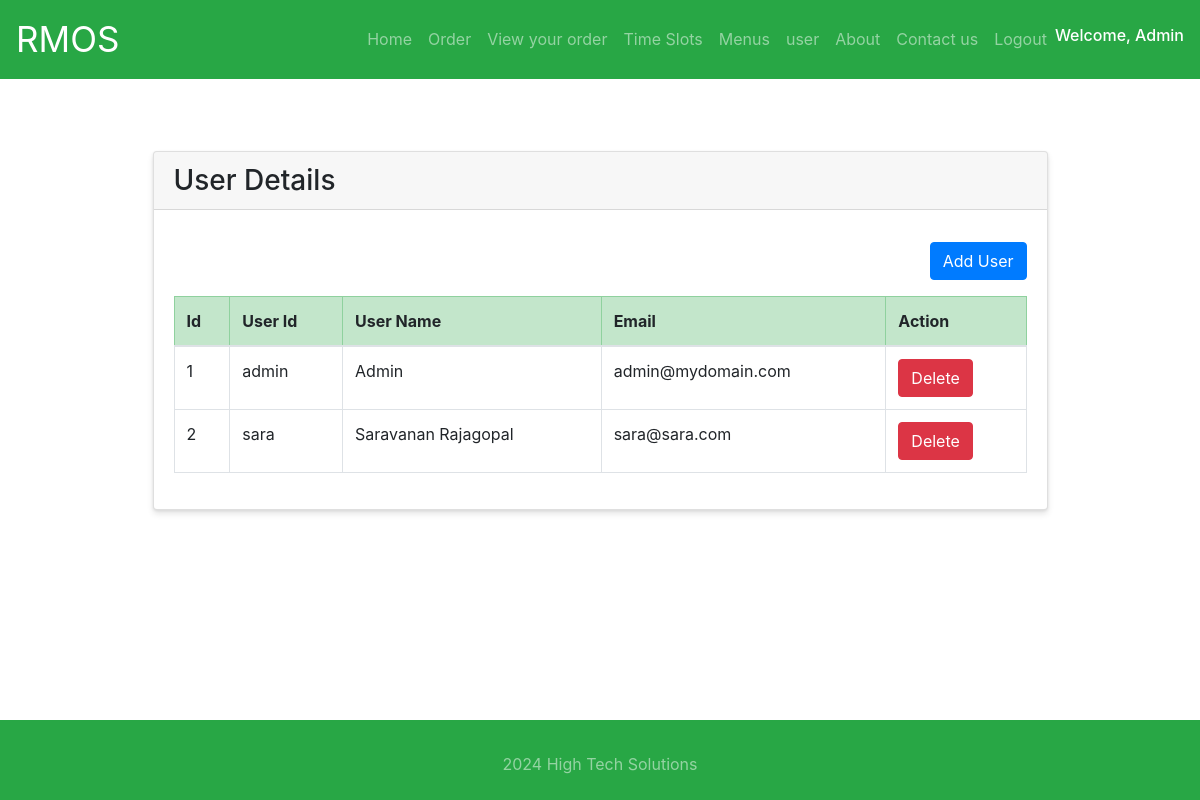
The app's page /users (signed in) with its own data.
### tables this page shows
CREATE TABLE users (
    id INTEGER PRIMARY KEY AUTOINCREMENT,
    user_id VARCHAR(50) NOT NULL UNIQUE,
    user_name VARCHAR(100) NOT NULL,
    user_email VARCHAR(100) NOT NULL UNIQUE,
    user_password TEXT NOT NULL
);

### rmos.py (the view)
@app.route('/users')
def list_users():
    if 'logged_in' not in session:
        return render_template('loginForm.html')
    db = get_db_connection()
    users = db.execute('SELECT id,user_id,user_name,user_email from users').fetchall()
    db.close()
    return render_template('users.html', users=users)

### rmos.py (called while the page is built)
def create_db_file(dbname):
    if os.path.isfile(dbname):
        return
    f=open(dbname, "x")

def get_db_connection():
    create_db_file(DATABASE)
    conn = sqlite3.connect(DATABASE)
    conn.row_factory = sqlite3.Row
    return conn

### templates/users.html (shortened to what this page needs)
{% extends "base.html" %}
{% block content %}
<div class="container mt-5">
  <div class="row justify-content-center">
    <div class="col-md-10">
      <div class="card raised-table">
        <h3 class="card-header">
          User Details
        </h3>
        <div class="card-body">
          <div class="table-responsive-sm">
            <p style="text-align: right;"><a href="{{ url_for('open_new_user') }}" class="btn btn-primary">Add User</a> </p>
            <table class="table table-bordered thead-primary">
                <thead class="table-success">
                    <tr>
                        <th>Id</th>
                        <th>User Id</th>
                        <th>User Name</th>
                        <th>Email</th>
                        <th>Action</th>
                    </tr>
                </thead>
                {% for user in users %}
                <tr>
                    <td>{{ user.id }}</td>
                    <td>{{ user.user_id }}</td>
                    <td>{{ user.user_name }}</td>
                    <td>{{ user.user_email }}</td>
                    <td><a href="/deleteUser/{{ user.id }}" class="btn btn-danger" onclick="return confirm('Are you sure you want to delete?')">Delete</a></td>
                </tr>
                {% else %}<tr>
                    <td colspan="4">No records found</td>
                </tr>
                {% endfor %}
            </table>
        </div>
        </div>
      </div>
    </div>
  </div>
</div>
{% endblock %}

### templates/base.html (style rules this page uses)
html, body { height: 100%; width: 100%; margin: 0; padding: 0; padding-bottom: 0px; }
table { border-collapse: collapse; }
.raised-table { box-shadow: 0 4px 6px rgba(0, 0, 0, 0.1), 0 1px 3px rgba(0, 0, 0, 0.08); }

### records on screen
users: id "1", user_id "admin", user_name "Admin", user_email "admin@mydomain.com"
users: id "2", user_id "sara", user_name "Saravanan Rajagopal", user_email "sara@sara.com"

### other values on screen
{{ session['username'] }} "Admin"
